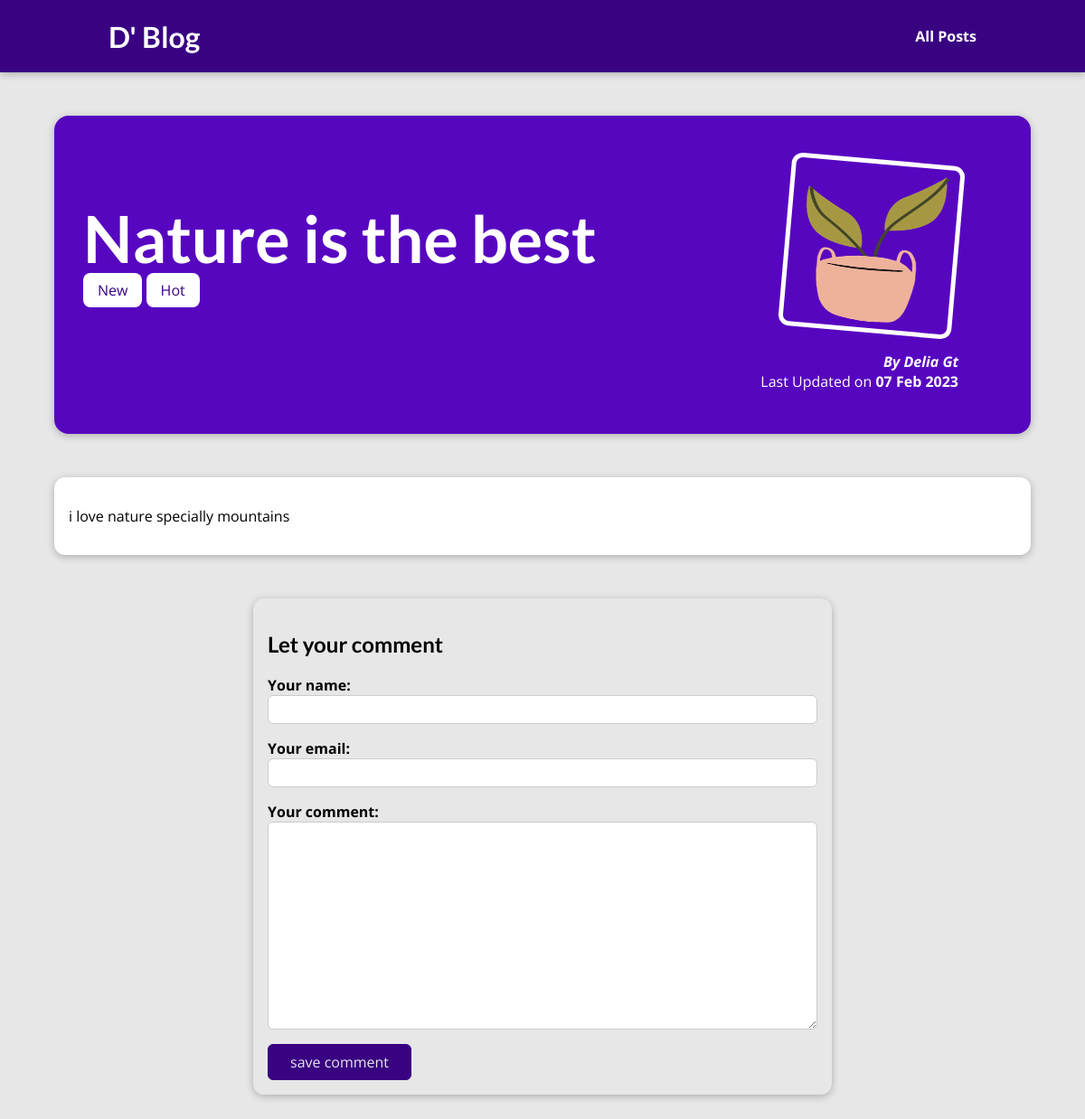
Screenshot of /blog/posts/nature-is-the-best with the database file from the repository.
### blog/models.py (models this page shows, shortened)
class Post(models.Model):
    title = models.CharField(max_length=100)
    excerpt = models.CharField(max_length=300) # TextField
    image= models.ImageField(upload_to="posts", null=True) # ImageField , ImageField.height_field, ImageField.width_field , "posts" should be inside "uploads" folder e.i. /uploads/posts
    date = models.DateField(auto_now=True)
    slug = models.SlugField(unique=True, db_index=True)
    content = models.TextField(validators=[MinLengthValidator(10)])
    author = models.ForeignKey(Author, on_delete=models.SET_NULL, null=True, related_name="posts")
    tag = models.ManyToManyField(Tag)

class Tag(models.Model):
    caption = models.CharField(max_length=100)

class Author(models.Model):
    first_name = models.CharField(max_length=50)
    last_name = models.CharField(max_length=80)
    email = models.EmailField(max_length=100)
    def full_name(self):
        return f"{self.first_name} {self.last_name}"
    def __str__(self):
        return self.full_name()

### blog/views.py (the view, shortened to what this page needs)
# urls.py: path("posts/<slug:slug>", views.PostDetailView.as_view(), name="post-detail-page") # /post/my-first-post
class PostDetailView(View):
    def get(self, request, slug):
        post = Post.objects.get(slug=slug)
        context = {
            "post": post,
            "post_tags": post.tag.all(),
            "comment_form": CommentForm()
        }
        return render(request, "blog/post-detail.html", context)

### blog/forms.py
class CommentForm(forms.ModelForm):
    class Meta:
        model = Comment
        exclude = ["post"]
        labels = {
            "user_name": "Your name",
            "user_email": "Your email",
            "comment_text": "Your comment",
        }
        error_messages = {
            "user_name": {
                "max_length": "Please enter a shorter name",
            },
            "comment_text": {
                "max_length": "Please enter a shorter comment",
            }
        }

### blog/templates/blog/post-detail.html (shortened to what this page needs)
{% extends "base.html" %}
{% load static %}
{% block css_files %}
    <link rel="stylesheet" href="{% static "blog/detail-post.css" %}" />
{% endblock %}
{% block content %}
    <section id="summary">
        <h2>{{ post.title }}</h2>
        <div>
            {% for tag in post_tags %}
                <span class="tag">{{ tag.caption }}</span>
            {%endfor%}
        </div>
        <article>
            <img src="{{ post.image.url }}" alt="{{ post.title }}" />
            <address>By <a href="mailto:{{ post.author.email }}">{{ post.author|title }}</a></address>
            <div>
                Last Updated on <time>{{ post.date|date:"d M Y" }}</time>
            </div>
        </article>
    </section>
    <main>
        <p>
         {{ post.content|linebreaks }}
        </p>
    </main>
    <section id="comment-form">
        <h2>Let your comment</h2>
        <form action="{% url "post-detail-page" post.slug %}" method="POST">
            {% for field in comment_form %}
                <div class="form-control  {% if field.errors %}invalid{% endif %} ">
                    {{ field.label_tag }}
                    {{ field }}
                </div>
            {% endfor %}
            <button>save comment</button>
        </form>
    </section>
{% endblock %}

### static/app.css (style rules this page uses)
* { box-sizing: border-box; }
html { font-family: 'Open Sans', 'Lato', sans-serif; }
body { margin: 0; }
h1, h2, h3 { font-family: 'Lato', sans-serif; font-weight: bold; }

### blog/static/blog/detail-post.css (style rules this page uses)
body { background-color: #e7e7e7; }
#summary { margin: 8rem auto 3rem auto; padding: 2rem; width: 90%; max-width: 90rem; border-radius: 16px; background-color: #5706c0; position: relative; box-shadow: 0 2px 8px rgba(0, 0, 0, 0.25); height: 22rem; }
#summary h2 { color: white; font-size: 4.5rem; margin-bottom: 0.25rem; }
#summary article { position: absolute; top: 2rem; right: 3rem; padding: 1rem 2rem; border-radius: 12px; text-align: right; color: white; }
#summary article img { width: 12rem; height: 12rem; border-radius: 12px; transform: rotateZ(5deg); border: 5px solid white; margin-bottom: 1rem; }
#summary address { font-weight: bold; }
#summary a { color: white; text-decoration: none; }
#summary time { font-weight: bold; }
main { width: 90%; max-width: 90rem; margin: 3rem auto; background-color: white; padding: 1rem; border-radius: 12px; box-shadow: 0 2px 8px rgba(0, 0, 0, 0.25); }
.tag { background-color: white; color: #390281; padding: 0.5rem 1rem; border-radius: 8px; }
#comment-form { margin: 3rem auto; width: 90%; max-width: 40rem; border-radius: 12px; background-color: #e7e7e7; box-shadow: 0 2px 8px rgba(0, 0, 0, 0.25); padding: 1rem; }
#comment-form button { font: inherit; background-color: #390281; color: #e7e7e7; border: 1px solid #390281; padding: 0.5rem 1.5rem; border-radius: 6px; cursor: pointer; }
.form-control { margin-bottom: 1rem; }
.form-control label { font-weight: bold; margin-bottom: 0.5 rem; display: block; }
.form-control input, .form-control textarea { display: block; width: 100%; font: inherit; padding: 0.25rem; border-radius: 6px; border: 1px solid #ccc; }

### rows the page displays
Post: title "Nature is the best", image (picture), author "Delia Gt", date "07 Feb 2023", content "i love nature specially mountains"
Tag: caption "New"
Tag: caption "Hot"

### other values shown
{{ field.label_tag }} "Your name:" "Your email:" "Your comment:"
